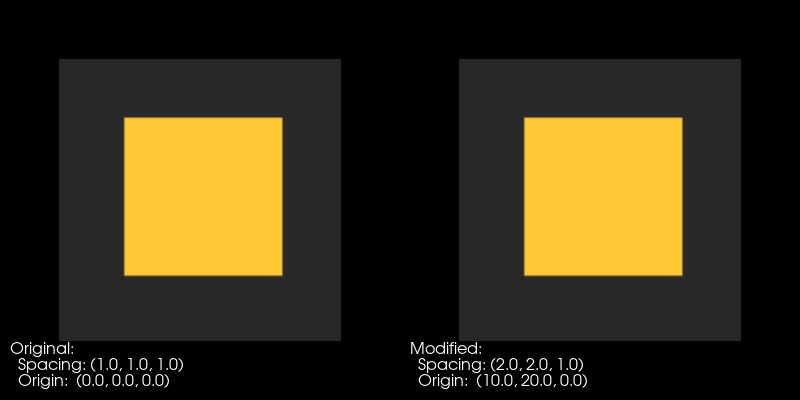

The script that drew this image:
#!/usr/bin/env python

# Modify the spacing, origin, and extent of a procedural image using
# vtkImageChangeInformation and display original vs modified side by side.

# Factory overrides: importing these modules registers the OpenGL rendering
# and interaction style implementations for vtkRenderingCore factory classes.
import vtkmodules.vtkInteractionStyle  # noqa: F401
import vtkmodules.vtkRenderingOpenGL2  # noqa: F401
# VTK pipeline classes used in this example
from vtkmodules.vtkImagingCore import vtkImageChangeInformation
from vtkmodules.vtkImagingSources import vtkImageCanvasSource2D
from vtkmodules.vtkInteractionStyle import vtkInteractorStyleImage
from vtkmodules.vtkRenderingCore import (
    vtkImageActor,
    vtkRenderWindow,
    vtkRenderWindowInteractor,
    vtkRenderer,
    vtkTextActor,
)

# Colors (normalized RGB)
black_rgb = (0.0, 0.0, 0.0)

# Source: create a 128x128 canvas with a colored box
canvas = vtkImageCanvasSource2D()
canvas.SetExtent(0, 127, 0, 127, 0, 0)
canvas.SetScalarTypeToUnsignedChar()
canvas.SetNumberOfScalarComponents(3)
canvas.SetDrawColor(40, 40, 40)
canvas.FillBox(0, 127, 0, 127)
canvas.SetDrawColor(255, 200, 50)
canvas.FillBox(30, 100, 30, 100)
canvas.Update()

# ChangeInformation: modify spacing and origin
change_info = vtkImageChangeInformation()
change_info.SetInputConnection(canvas.GetOutputPort())
change_info.SetOutputSpacing(2.0, 2.0, 1.0)
change_info.SetOutputOrigin(10.0, 20.0, 0.0)
change_info.Update()

# Read metadata for the labels
orig_img = canvas.GetOutput()
mod_img = change_info.GetOutput()

# Actor 1: original image (left viewport)
actor_original = vtkImageActor()
actor_original.GetMapper().SetInputConnection(canvas.GetOutputPort())

# Actor 2: modified image (right viewport)
actor_modified = vtkImageActor()
actor_modified.GetMapper().SetInputConnection(change_info.GetOutputPort())

# Text label 1: show original metadata
label_original = vtkTextActor()
label_original.SetInput(
    f"Original:\n"
    f"  Spacing: {orig_img.GetSpacing()}\n"
    f"  Origin:  {orig_img.GetOrigin()}"
)
label_original.GetTextProperty().SetFontSize(16)
label_original.GetTextProperty().SetColor(1.0, 1.0, 1.0)
label_original.SetPosition(10, 10)

# Text label 2: show modified metadata
label_modified = vtkTextActor()
label_modified.SetInput(
    f"Modified:\n"
    f"  Spacing: {mod_img.GetSpacing()}\n"
    f"  Origin:  {mod_img.GetOrigin()}"
)
label_modified.GetTextProperty().SetFontSize(16)
label_modified.GetTextProperty().SetColor(1.0, 1.0, 1.0)
label_modified.SetPosition(10, 10)

# Renderer 1: left viewport — original
renderer_left = vtkRenderer()
renderer_left.SetViewport(0.0, 0.0, 0.5, 1.0)
renderer_left.AddActor(actor_original)
renderer_left.AddViewProp(label_original)
renderer_left.SetBackground(black_rgb)

# Renderer 2: right viewport — modified spacing/origin
renderer_right = vtkRenderer()
renderer_right.SetViewport(0.5, 0.0, 1.0, 1.0)
renderer_right.AddActor(actor_modified)
renderer_right.AddViewProp(label_modified)
renderer_right.SetBackground(black_rgb)

# Window: display the rendered scene
render_window = vtkRenderWindow()
render_window.AddRenderer(renderer_left)
render_window.AddRenderer(renderer_right)
render_window.SetWindowName("change information")
render_window.SetMultiSamples(0)
render_window.SetSize(800, 400)

# Interactor: handle mouse and keyboard events with 2D image style
render_window_interactor = vtkRenderWindowInteractor()
interactor_style_image = vtkInteractorStyleImage()
render_window_interactor.SetInteractorStyle(interactor_style_image)
render_window_interactor.SetRenderWindow(render_window)

# Scene: configure parallel projection for 2D image viewing
renderer_left.ResetCamera()
renderer_left.GetActiveCamera().ParallelProjectionOn()
renderer_right.ResetCamera()
renderer_right.GetActiveCamera().ParallelProjectionOn()

render_window_interactor.Initialize()
render_window_interactor.Start()
